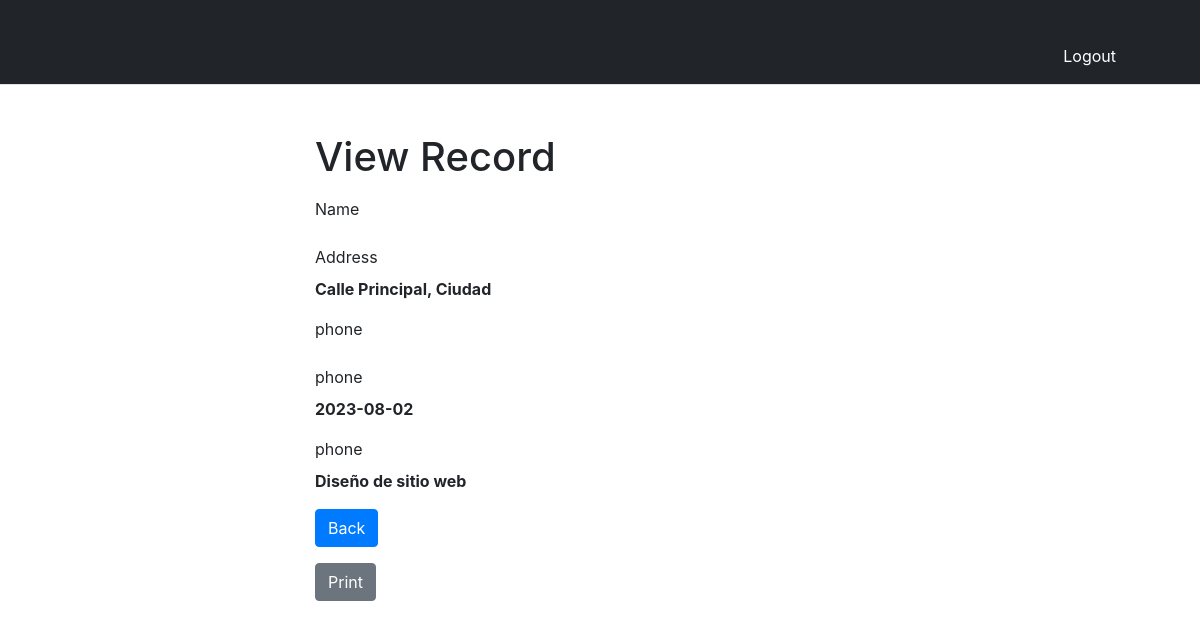
The page /view/read.php?id=3 (signed in) on the database its author committed.
### tables this page shows
CREATE TABLE `client` (
  `id` int(11) NOT NULL,
  `fullname` varchar(255) NOT NULL,
  `phone` varchar(255) NOT NULL,
  `address` text NOT NULL,
  `application_date` varchar(255) NOT NULL,
  `solicited_service` varchar(255) NOT NULL
);

### view/read.php (the view, shortened to what this page needs)
<?php
require_once "../view/header.php";
if(isset($_GET["id"]) && !empty(trim($_GET["id"]))){
    require_once "../model/config.php";
    $sql = "SELECT * FROM client WHERE id = ?";
    if($stmt = mysqli_prepare($link, $sql)){
        mysqli_stmt_bind_param($stmt, "i", $param_id);
        if(mysqli_stmt_execute($stmt)){
            $result = mysqli_stmt_get_result($stmt);
            if(mysqli_num_rows($result) == 1){
                $row = mysqli_fetch_array($result, MYSQLI_ASSOC);
            } else{
                header("location: error.php");
                exit();
            }
        } else{
            echo "Oops! Something went wrong. Please try again later.";
        }
    }
} else{
    header("location: error.php");
    exit();
}
?>
<!DOCTYPE html>
<html lang="en">
<head>
    <link rel="stylesheet" href="https://stackpath.bootstrapcdn.com/bootstrap/4.5.2/css/bootstrap.min.css">
</head>
<body>
    <div class="wrapper">
        <div class="container-fluid">
            <div class="row">
                <div class="col-md-12">
                    <h1 class="mt-5 mb-3">View Record</h1>
                    <div class="form-group">
                        <label>Name</label>
                    </div>
                    <div class="form-group">
                        <label>Address</label>
                        <p><b><?php echo $row["address"]; ?></b></p>
                    </div>
                    <div class="form-group">
                        <label>phone</label>
                    </div>
                    <div class="form-group">
                        <label>phone</label>
                        <p><b><?php echo $row["application_date"]; ?></b></p>
                    </div>
                    <div class="form-group">
                        <label>phone</label>
                        <p><b><?php echo $row["solicited_service"]; ?></b></p>
                    </div>
                    <p><a href="user.php" class="btn btn-primary">Back</a></p>
                    <button id="imp" class="btn btn-secondary">Print</button>
                </div>
            </div>
        </div>
    </div>
</body>
</html>

### view/read.php (style rules this page uses)
.wrapper { width: 600px; margin: 0 auto; }

### rows shown on the page
client: address "Calle Principal, Ciudad", application_date "2023-08-02", solicited_service "Diseño de sitio web"
